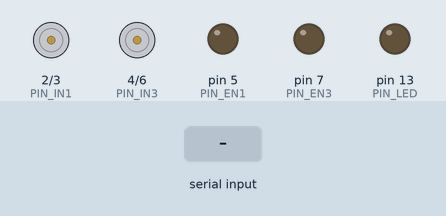
The sketch below on a simulated Arduino Uno, built with avr-gcc and run on an emulated ATmega328P. Parts: motor-driver pin pairs drawn as motors (green arrow = first pin HIGH = forward, orange = second pin HIGH = backward, longer = more drive), output pins drawn as LEDs (lit = HIGH). The test bench sets the inputs (shaded band).

Above: at 3.0 s.
3.1 s: "F" received over the second serial link
At 3.8 s:
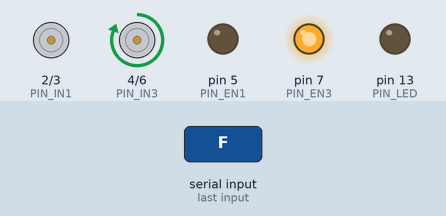
4.6 s: "B" received over the second serial link
At 5.0 s:
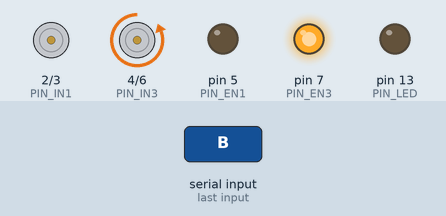
6.1 s: "L" received over the second serial link
At 7.3 s:
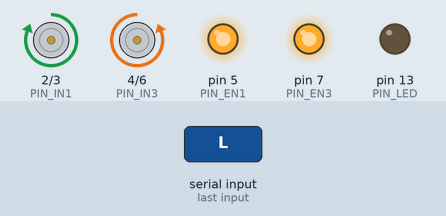
7.6 s: "R" received over the second serial link
At 8.5 s:
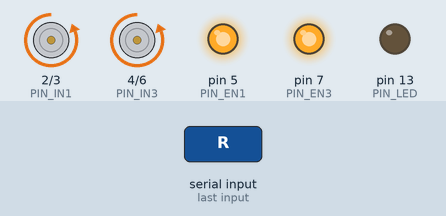
9.1 s: "F" received over the second serial link
At 9.6 s:
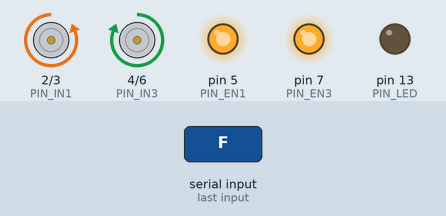
10.6 s: "S" received over the second serial link
At 11.9 s:
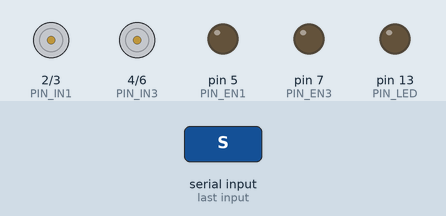
Timing chart, 0 to 13.1 s (numbered marks = the images above; inputs shaded):
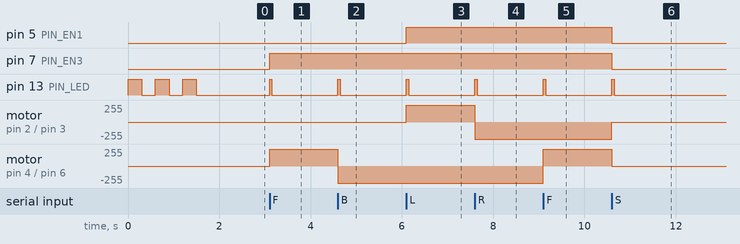

Measured:
- after the input at 3.1 s, pin 7 (PIN_EN3): LOW → HIGH at once; pin 13 (PIN_LED): LOW → HIGH at once, → LOW 0.05 s later; motor on pin 4 (PIN_IN3) / pin 6 (PIN_IN4): stopped → forward 255/255 at once
- after the input at 4.6 s, pin 13 (PIN_LED): LOW → HIGH at once, → LOW 0.05 s later; motor on pin 4 (PIN_IN3) / pin 6 (PIN_IN4): forward 255/255 → backward 255/255 at once
- after the input at 6.1 s, pin 5 (PIN_EN1): LOW → HIGH at once; pin 13 (PIN_LED): LOW → HIGH at once, → LOW 0.05 s later; motor on pin 2 (PIN_IN1) / pin 3 (PIN_IN2): stopped → forward 255/255 at once
- after the input at 7.6 s, pin 13 (PIN_LED): LOW → HIGH at once, → LOW 0.05 s later; motor on pin 2 (PIN_IN1) / pin 3 (PIN_IN2): forward 255/255 → backward 255/255 at once
- after the input at 9.1 s, pin 13 (PIN_LED): LOW → HIGH at once, → LOW 0.05 s later; motor on pin 4 (PIN_IN3) / pin 6 (PIN_IN4): backward 255/255 → forward 255/255 at once
- after the input at 10.6 s, pin 5 (PIN_EN1), pin 7 (PIN_EN3): HIGH → LOW at once; pin 13 (PIN_LED): LOW → HIGH at once, → LOW 0.05 s later; motor on pin 2 (PIN_IN1) / pin 3 (PIN_IN2): backward 255/255 → stopped at once; motor on pin 4 (PIN_IN3) / pin 6 (PIN_IN4): forward 255/255 → stopped at once

The sketch:

rc_car.ino
```cpp
#include <SoftwareSerial.h>

// Pin assignments using const uint8_t (no magic numbers)
const uint8_t PIN_BT_RX = 10; // HC-05 TX -> RX (to Arduino)
const uint8_t PIN_BT_TX = 11; // HC-05 RX <- TX (from Arduino)

// L293D - Steering (M1)
const uint8_t PIN_IN1 = 2;  // IN1
const uint8_t PIN_IN2 = 3;  // IN2
const uint8_t PIN_EN1 = 5;  // EN1 (PWM)

// L293D - Propulsion (M3)
const uint8_t PIN_IN3 = 4;  // IN3
const uint8_t PIN_IN4 = 6;  // IN4
const uint8_t PIN_EN3 = 7;  // EN3 (PWM)

const uint8_t PIN_LED = 13; // Built-in LED for diagnostics

SoftwareSerial btSerial(PIN_BT_RX, PIN_BT_TX); // RX, TX

// Helper to stop all motors: all IN LOW, EN = 0
void stopAll() {
  digitalWrite(PIN_IN1, LOW);
  digitalWrite(PIN_IN2, LOW);
  analogWrite(PIN_EN1, 0);

  digitalWrite(PIN_IN3, LOW);
  digitalWrite(PIN_IN4, LOW);
  analogWrite(PIN_EN3, 0);
}

void setPropulsionForward() {
  digitalWrite(PIN_IN3, HIGH);
  digitalWrite(PIN_IN4, LOW);
  analogWrite(PIN_EN3, 255);
}

void setPropulsionBackward() {
  digitalWrite(PIN_IN3, LOW);
  digitalWrite(PIN_IN4, HIGH);
  analogWrite(PIN_EN3, 255);
}

void setSteeringLeft() {
  digitalWrite(PIN_IN1, HIGH);
  digitalWrite(PIN_IN2, LOW);
  analogWrite(PIN_EN1, 255);
}

void setSteeringRight() {
  digitalWrite(PIN_IN1, LOW);
  digitalWrite(PIN_IN2, HIGH);
  analogWrite(PIN_EN1, 255);
}

void ackBlink() {
  digitalWrite(PIN_LED, HIGH);
  delay(50);
  digitalWrite(PIN_LED, LOW);
}

void setup() {
  pinMode(PIN_LED, OUTPUT);

  pinMode(PIN_IN1, OUTPUT);
  pinMode(PIN_IN2, OUTPUT);
  pinMode(PIN_EN1, OUTPUT);
  pinMode(PIN_IN3, OUTPUT);
  pinMode(PIN_IN4, OUTPUT);
  pinMode(PIN_EN3, OUTPUT);

  stopAll();

  // Self-diagnostic: 3 slow pulses
  for (uint8_t i = 0; i < 3; i++) {
    digitalWrite(PIN_LED, HIGH);
    delay(300);
    digitalWrite(PIN_LED, LOW);
    delay(300);
  }

  btSerial.begin(9600);
}

void loop() {
  if (btSerial.available() > 0) {
    int incoming = btSerial.read();
    char c = (char)incoming;

    switch (c) {
      case 'F':
        setPropulsionForward();
        ackBlink();
        break;
      case 'B':
        setPropulsionBackward();
        ackBlink();
        break;
      case 'L':
        setSteeringLeft();
        ackBlink();
        break;
      case 'R':
        setSteeringRight();
        ackBlink();
        break;
      case 'S':
      default:
        stopAll();
        // For 'S' also acknowledge; for unknown we still treat as stop but no chatter
        if (c == 'S') {
          ackBlink();
        }
        break;
    }
  }
}
```
